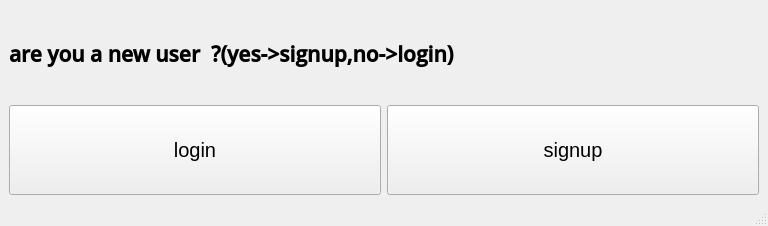
<?xml version="1.0" encoding="UTF-8"?>
<ui version="4.0">
 <class>MainWindow</class>
 <widget class="QMainWindow" name="MainWindow">
  <property name="geometry">
   <rect>
    <x>0</x>
    <y>0</y>
    <width>768</width>
    <height>226</height>
   </rect>
  </property>
  <property name="windowTitle">
   <string>start</string>
  </property>
  <widget class="QWidget" name="centralwidget">
   <layout class="QVBoxLayout" name="verticalLayout">
    <item>
     <widget class="QLabel" name="label_2">
      <property name="sizePolicy">
       <sizepolicy hsizetype="Preferred" vsizetype="Expanding">
        <horstretch>0</horstretch>
        <verstretch>0</verstretch>
       </sizepolicy>
      </property>
      <property name="font">
       <font>
        <family>Open Sans Semibold</family>
        <pointsize>16</pointsize>
        <weight>75</weight>
        <bold>true</bold>
       </font>
      </property>
      <property name="text">
       <string>are you a new user  ?(yes-&gt;signup,no-&gt;login)</string>
      </property>
     </widget>
    </item>
    <item>
     <layout class="QHBoxLayout" name="horizontalLayout">
      <item>
       <widget class="QPushButton" name="log">
        <property name="sizePolicy">
         <sizepolicy hsizetype="Minimum" vsizetype="Expanding">
          <horstretch>0</horstretch>
          <verstretch>0</verstretch>
         </sizepolicy>
        </property>
        <property name="font">
         <font>
          <family>MS Sans Serif</family>
          <pointsize>15</pointsize>
         </font>
        </property>
        <property name="text">
         <string>login</string>
        </property>
       </widget>
      </item>
      <item>
       <widget class="QPushButton" name="sin">
        <property name="sizePolicy">
         <sizepolicy hsizetype="Minimum" vsizetype="Expanding">
          <horstretch>0</horstretch>
          <verstretch>0</verstretch>
         </sizepolicy>
        </property>
        <property name="font">
         <font>
          <family>MS Sans Serif</family>
          <pointsize>15</pointsize>
         </font>
        </property>
        <property name="text">
         <string>signup</string>
        </property>
       </widget>
      </item>
     </layout>
    </item>
   </layout>
  </widget>
  <widget class="QStatusBar" name="statusbar"/>
 </widget>
 <resources/>
 <connections/>
</ui>
